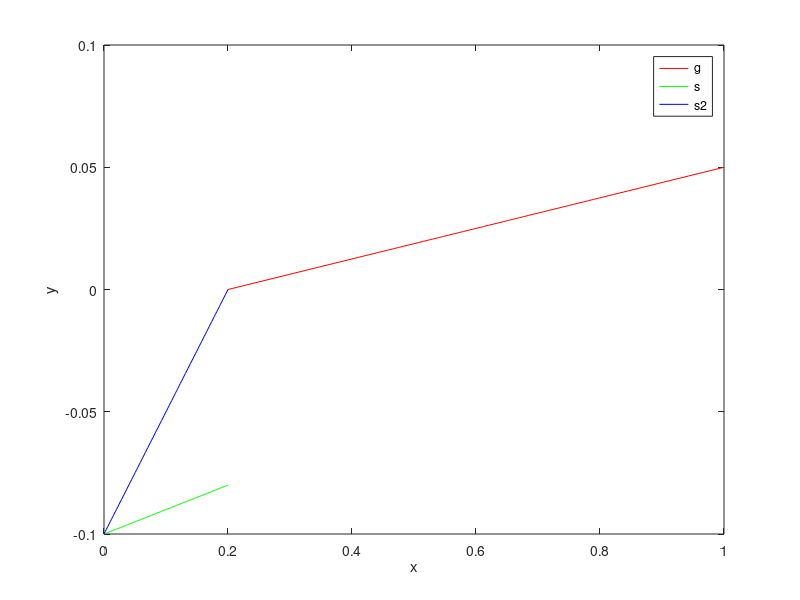

Write the MATLAB code that produced this figure.
x1 = linspace(0.2, 1)
g = (x1 - 0.2) / (1 - 0.2) * (0.05 - 0) + 0

x2 = linspace(0, 0.2)
s = (0.1 - 0 / 0.2 - 0) * x2 - 0.1
s2 = (0.1 - 0) / (0.2 - 0) * x2 - 0.1

plot(x1, g, 'r', x2, s, 'g', x2, s2, 'b')
xlabel('x')
ylabel('y')
legend('g', 's', 's2')